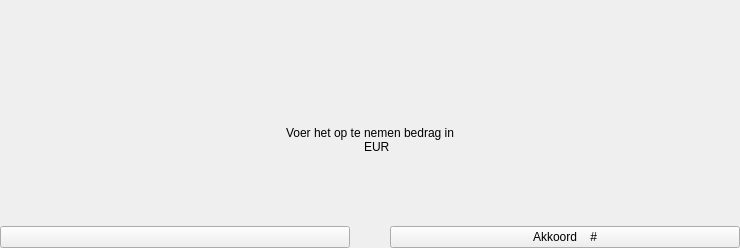
      <widget class="QWidget" name="withdrawManualPage">
       <layout class="QVBoxLayout" name="verticalLayout_5">
        <property name="spacing">
         <number>0</number>
        </property>
        <property name="leftMargin">
         <number>0</number>
        </property>
        <property name="topMargin">
         <number>0</number>
        </property>
        <property name="rightMargin">
         <number>0</number>
        </property>
        <property name="bottomMargin">
         <number>0</number>
        </property>
        <item>
         <spacer name="verticalSpacer_15">
          <property name="orientation">
           <enum>Qt::Vertical</enum>
          </property>
          <property name="sizeType">
           <enum>QSizePolicy::Fixed</enum>
          </property>
          <property name="sizeHint" stdset="0">
           <size>
            <width>20</width>
            <height>86</height>
           </size>
          </property>
         </spacer>
        </item>
        <item>
         <spacer name="verticalSpacer_9">
          <property name="orientation">
           <enum>Qt::Vertical</enum>
          </property>
          <property name="sizeHint" stdset="0">
           <size>
            <width>20</width>
            <height>40</height>
           </size>
          </property>
         </spacer>
        </item>
        <item>
         <widget class="QLabel" name="withdrawManualText">
          <property name="sizePolicy">
           <sizepolicy hsizetype="Expanding" vsizetype="Preferred">
            <horstretch>0</horstretch>
            <verstretch>0</verstretch>
           </sizepolicy>
          </property>
          <property name="text">
           <string>Voer het op te nemen bedrag in</string>
          </property>
          <property name="alignment">
           <set>Qt::AlignCenter</set>
          </property>
         </widget>
        </item>
        <item>
         <widget class="QLabel" name="withdrawAmount">
          <property name="sizePolicy">
           <sizepolicy hsizetype="Expanding" vsizetype="Preferred">
            <horstretch>0</horstretch>
            <verstretch>0</verstretch>
           </sizepolicy>
          </property>
          <property name="text">
           <string>    EUR</string>
          </property>
          <property name="alignment">
           <set>Qt::AlignCenter</set>
          </property>
         </widget>
        </item>
        <item>
         <spacer name="verticalSpacer_10">
          <property name="orientation">
           <enum>Qt::Vertical</enum>
          </property>
          <property name="sizeHint" stdset="0">
           <size>
            <width>20</width>
            <height>40</height>
           </size>
          </property>
         </spacer>
        </item>
        <item>
         <spacer name="verticalSpacer_23">
          <property name="orientation">
           <enum>Qt::Vertical</enum>
          </property>
          <property name="sizeType">
           <enum>QSizePolicy::Fixed</enum>
          </property>
          <property name="sizeHint" stdset="0">
           <size>
            <width>20</width>
            <height>32</height>
           </size>
          </property>
         </spacer>
        </item>
        <item>
         <layout class="QHBoxLayout" name="horizontalLayout_2">
          <item>
           <widget class="QPushButton" name="withdrawManualAbort">
            <property name="minimumSize">
             <size>
              <width>350</width>
              <height>0</height>
             </size>
            </property>
            <property name="maximumSize">
             <size>
              <width>350</width>
              <height>86</height>
             </size>
            </property>
            <property name="text">
             <string/>
            </property>
           </widget>
          </item>
          <item>
           <spacer name="horizontalSpacer_5">
            <property name="orientation">
             <enum>Qt::Horizontal</enum>
            </property>
            <property name="sizeHint" stdset="0">
             <size>
              <width>40</width>
              <height>20</height>
             </size>
            </property>
           </spacer>
          </item>
          <item>
           <widget class="QPushButton" name="withdrawManualAccept">
            <property name="minimumSize">
             <size>
              <width>350</width>
              <height>0</height>
             </size>
            </property>
            <property name="maximumSize">
             <size>
              <width>350</width>
              <height>86</height>
             </size>
            </property>
            <property name="text">
             <string>Akkoord    #</string>
            </property>
           </widget>
          </item>
         </layout>
        </item>
       </layout>
      </widget>
